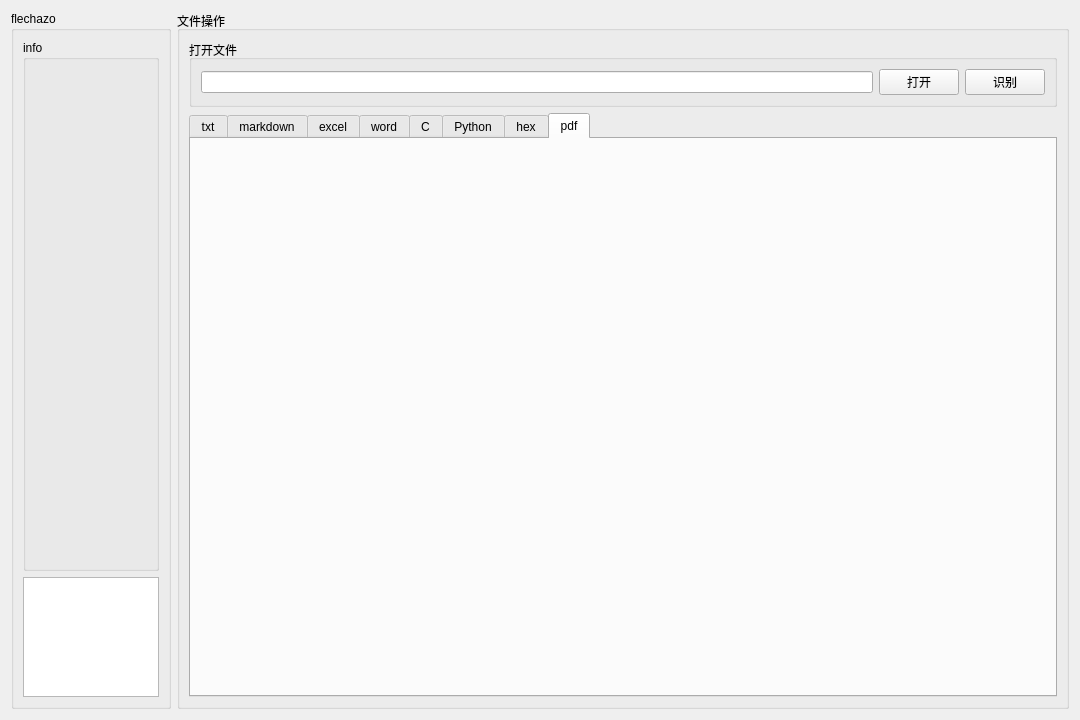
<?xml version="1.0" encoding="UTF-8"?>
<ui version="4.0">
 <class>File</class>
 <widget class="QWidget" name="File">
  <property name="geometry">
   <rect>
    <x>0</x>
    <y>0</y>
    <width>1080</width>
    <height>720</height>
   </rect>
  </property>
  <property name="minimumSize">
   <size>
    <width>180</width>
    <height>120</height>
   </size>
  </property>
  <property name="windowTitle">
   <string>File</string>
  </property>
  <layout class="QHBoxLayout" name="horizontalLayout">
   <item>
    <widget class="QGroupBox" name="groupBox_sidebar">
     <property name="maximumSize">
      <size>
       <width>160</width>
       <height>16777215</height>
      </size>
     </property>
     <property name="title">
      <string>flechazo</string>
     </property>
     <layout class="QVBoxLayout" name="verticalLayout">
      <item>
       <widget class="QGroupBox" name="groupBox_sidebar_info">
        <property name="minimumSize">
         <size>
          <width>0</width>
          <height>60</height>
         </size>
        </property>
        <property name="title">
         <string>info</string>
        </property>
       </widget>
      </item>
      <item>
       <widget class="QTextBrowser" name="textBrowser_sidebar_log">
        <property name="maximumSize">
         <size>
          <width>16777215</width>
          <height>120</height>
         </size>
        </property>
       </widget>
      </item>
     </layout>
    </widget>
   </item>
   <item>
    <widget class="QGroupBox" name="groupBox_file">
     <property name="title">
      <string>文件操作</string>
     </property>
     <layout class="QVBoxLayout" name="verticalLayout_2">
      <item>
       <widget class="QGroupBox" name="groupBox_file_config">
        <property name="title">
         <string>打开文件</string>
        </property>
        <layout class="QHBoxLayout" name="horizontalLayout_2">
         <item>
          <widget class="QLineEdit" name="lineEdit_file_config_path"/>
         </item>
         <item>
          <widget class="QPushButton" name="pushButton_file_config_open">
           <property name="text">
            <string>打开</string>
           </property>
          </widget>
         </item>
         <item>
          <widget class="QPushButton" name="pushButton_file_config_read">
           <property name="text">
            <string>识别</string>
           </property>
          </widget>
         </item>
        </layout>
       </widget>
      </item>
      <item>
       <widget class="QTabWidget" name="tabWidget_file">
        <property name="currentIndex">
         <number>7</number>
        </property>
        <widget class="QWidget" name="tab_file_txt">
         <attribute name="title">
          <string>txt</string>
         </attribute>
        </widget>
        <widget class="QWidget" name="tab_file_markdown">
         <attribute name="title">
          <string>markdown</string>
         </attribute>
        </widget>
        <widget class="QWidget" name="tab_file_excel">
         <attribute name="title">
          <string>excel</string>
         </attribute>
        </widget>
        <widget class="QWidget" name="tab_file_word">
         <attribute name="title">
          <string>word</string>
         </attribute>
        </widget>
        <widget class="QWidget" name="tab_file_c">
         <attribute name="title">
          <string>C</string>
         </attribute>
        </widget>
        <widget class="QWidget" name="tab_file_python">
         <attribute name="title">
          <string>Python</string>
         </attribute>
        </widget>
        <widget class="QWidget" name="tab_file_hex">
         <attribute name="title">
          <string>hex</string>
         </attribute>
        </widget>
        <widget class="File_Pdf" name="tab_file_pdf">
         <attribute name="title">
          <string>pdf</string>
         </attribute>
        </widget>
       </widget>
      </item>
     </layout>
    </widget>
   </item>
  </layout>
 </widget>
 <customwidgets>
  <customwidget>
   <class>File_Pdf</class>
   <extends>QWidget</extends>
   <header>file_pdf.h</header>
   <container>1</container>
  </customwidget>
 </customwidgets>
 <resources/>
 <connections/>
</ui>
